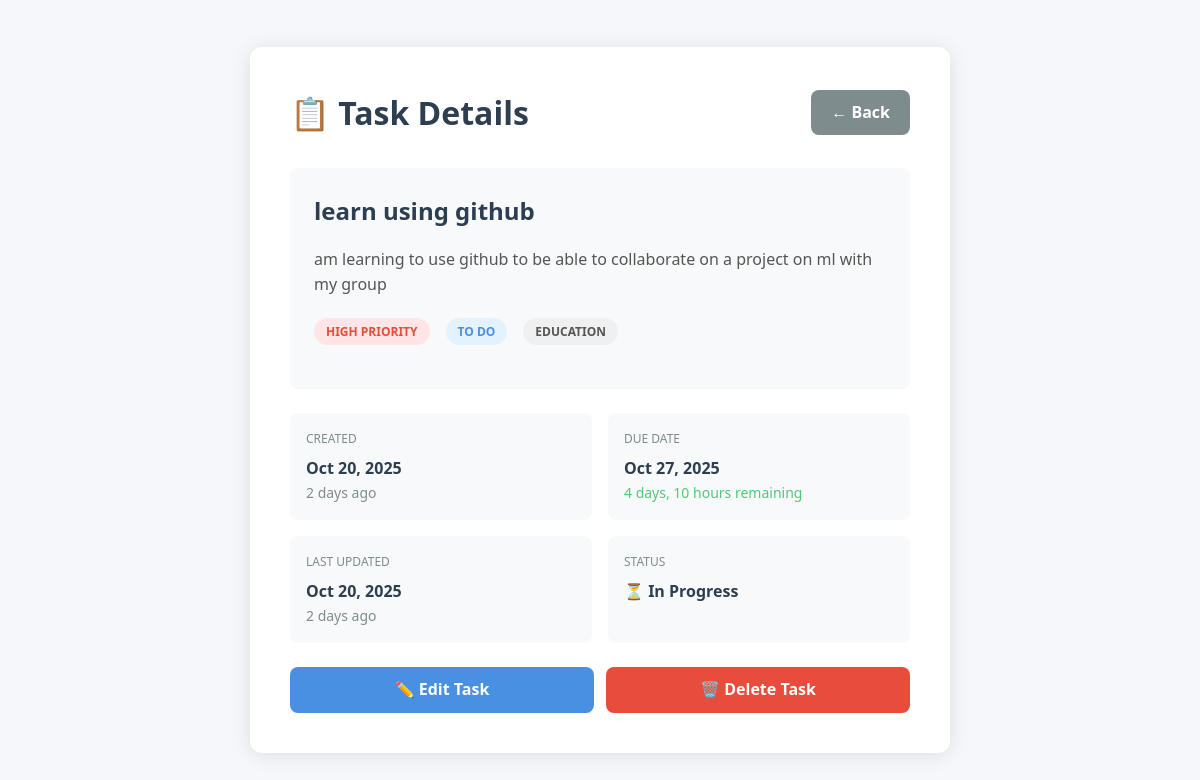
The app's page /task_details/28 (signed in) with its own data.
### base/models.py (models this page shows, shortened)
class Task(models.Model):
    PRIORITY_CHOICES = [
        ('high', 'High Priority'),
        ('medium', 'Medium Priority'),
        ('low', 'Low Priority'),
    ]
    STATUS_CHOICES = [
        ('todo', 'To Do'),
        ('in_progress', 'In Progress'),
        ('completed', 'Completed'),
    ]
    Categories = [
        ('work', 'Work'),
        ('personal', 'Personal'),
        ('shopping', 'Shopping'),
        ('health', 'Health'),
        ('education', 'Education'),
        ('other', 'Other'),
    ]
    user = models.ForeignKey(User, on_delete=models.CASCADE, related_name='tasks')
    title = models.CharField(max_length=200, help_text="Task title", blank=True, default='')
    description = models.TextField(blank=True, null=True, help_text="Task description")
    status = models.CharField(max_length=20, choices=STATUS_CHOICES, default='todo')
    priority = models.CharField(max_length=20, choices=PRIORITY_CHOICES, default='medium')
    complete = models.BooleanField(default=False, help_text="Mark as complete")
    created_at = models.DateTimeField(auto_now_add=True)
    updated_at = models.DateTimeField(auto_now=True)
    due_date = models.DateField(help_text="Set the due date", blank=True, null=True)
    categories = models.CharField(max_length=20, choices=Categories, default='other')
    tags = models.CharField(max_length=200, blank=True, help_text="Comma-separated tags")
    class Meta:
        ordering = ['-created_at']
    @property
    def is_overdue(self):
        if self.due_date and not self.complete:
            return self.due_date < timezone.now().date()
        return False
    @property
    def tag_list(self):
        return [tag.strip() for tag in self.tags.split(',') if tag.strip()]

### base/views.py (the view)
# urls.py: path('task_details/<str:pk>', views.task_details, name="task_details"),
@login_required(login_url='/')
def task_details(request, pk):
    tasks = get_object_or_404(Task, id=pk)
    context = {'tasks': tasks}
    return render(request, 'base/task_details.html', context)

### base/templates/base/task_details.html (shortened to what this page needs)
{% extends 'main.html' %}
{% block content %}
<body style="background: #f5f7fa; min-height: 100vh; padding: 20px; display: flex; justify-content: center; align-items: center;">
    <div style="background: white; padding: 40px; border-radius: 12px; box-shadow: 0 2px 20px rgba(0,0,0,0.1); max-width: 700px; width: 100%;">
        <div style="display: flex; justify-content: space-between; align-items: center; margin-bottom: 30px;">
            <h1 style="color: #2c3e50; margin: 0;">📋 Task Details</h1>
            <a href="{% url 'userpage' %}" class="btn btn-secondary">← Back</a>
        </div>
        <div style="background: #f8f9fa; padding: 24px; border-radius: 8px; margin-bottom: 24px;">
            <h2 style="color: #2c3e50; margin-bottom: 16px; font-size: 24px;">
                {{ tasks.title|default:tasks.description }}
            </h2>
            {% if tasks.description and tasks.title %}
            <p style="color: #555; line-height: 1.6; margin-bottom: 20px;">{{ tasks.description }}</p>
            {% endif %}
            <div style="display: flex; gap: 8px; flex-wrap: wrap; margin-bottom: 20px;">
                <span class="badge badge-{{ tasks.priority }}">
                    {{ tasks.get_priority_display }}
                </span>
                <span class="badge badge-status">
                    {{ tasks.get_status_display }}
                </span>
                <span class="badge" style="background: #f0f0f0; color: #555;">
                    {{ tasks.get_categories_display }}
                </span>
            </div>
        </div>
        <div style="display: grid; grid-template-columns: 1fr 1fr; gap: 16px; margin-bottom: 24px;">
            <div style="background: #f8f9fa; padding: 16px; border-radius: 8px;">
                <p style="color: #7f8c8d; font-size: 12px; text-transform: uppercase; margin-bottom: 8px;">Created</p>
                <p style="color: #2c3e50; font-weight: 600;">{{ tasks.created_at|date:"M d, Y" }}</p>
                <p style="color: #7f8c8d; font-size: 14px;">{{ tasks.created_at|timesince }} ago</p>
            </div>
            <div style="background: #f8f9fa; padding: 16px; border-radius: 8px;">
                <p style="color: #7f8c8d; font-size: 12px; text-transform: uppercase; margin-bottom: 8px;">Due Date</p>
                {% if tasks.due_date %}
                <p style="color: #2c3e50; font-weight: 600;">{{ tasks.due_date|date:"M d, Y" }}</p>
                {% if tasks.is_overdue %}
                <p style="color: #e74c3c; font-size: 14px;">Overdue!</p>
                {% else %}
                <p style="color: #50c878; font-size: 14px;">{{ tasks.due_date|timeuntil }} remaining</p>
                {% endif %}
                {% else %}
                <p style="color: #7f8c8d; font-style: italic;">No due date set</p>
                {% endif %}
            </div>
            <div style="background: #f8f9fa; padding: 16px; border-radius: 8px;">
                <p style="color: #7f8c8d; font-size: 12px; text-transform: uppercase; margin-bottom: 8px;">Last Updated</p>
                <p style="color: #2c3e50; font-weight: 600;">{{ tasks.updated_at|date:"M d, Y" }}</p>
                <p style="color: #7f8c8d; font-size: 14px;">{{ tasks.updated_at|timesince }} ago</p>
            </div>
            <div style="background: #f8f9fa; padding: 16px; border-radius: 8px;">
                <p style="color: #7f8c8d; font-size: 12px; text-transform: uppercase; margin-bottom: 8px;">Status</p>
                <p style="color: #2c3e50; font-weight: 600;">
                    {% if tasks.complete %}
                        ✓ Completed
                    {% else %}
                        ⏳ In Progress
                    {% endif %}
                </p>
            </div>
        </div>
        <div style="display: flex; gap: 12px;">
            <a href="{% url 'edit_task' tasks.id %}" class="btn btn-primary" style="flex: 1; text-align: center;">
                ✏️ Edit Task
            </a>
            <a href="{% url 'delete_task' tasks.id %}" class="btn btn-danger" style="flex: 1; text-align: center;">
                🗑️ Delete Task
            </a>
        </div>
    </div>
</body>
{% endblock content %}

### base/static/base/index.css (style rules this page uses)
:root { --primary-color: #4a90e2; --secondary-color: #50c878; --danger-color: #e74c3c; --warning-color: #f39c12; --dark-bg: #2c3e50; --light-bg: #ecf0f1; --text-dark: #2c3e50; --text-light: #7f8c8d; --border-color: #bdc3c7; --shadow: 0 2px 10px rgba(0,0,0,0.1); }
* { margin: 0; padding: 0; box-sizing: border-box; }
body { font-family: 'Segoe UI', Tahoma, Geneva, Verdana, sans-serif; background: linear-gradient(135deg, #667eea 0%, #764ba2 100%); padding: 0; margin: 0; line-height: 1.6; color: var(--text-dark); }
.badge { display: inline-block; padding: 4px 12px; border-radius: 20px; font-size: 12px; font-weight: 600; text-transform: uppercase; margin-right: 8px; }
.badge-high { background: #ffe5e5; color: var(--danger-color); }
.badge-status { background: #e3f2fd; color: var(--primary-color); }
.btn { padding: 10px 20px; border: none; border-radius: 8px; font-weight: 600; cursor: pointer; transition: all 0.3s; text-decoration: none; display: inline-block; }
.btn-primary { background: var(--primary-color); color: white; }
.btn-danger { background: var(--danger-color); color: white; }
.btn-secondary { background: var(--text-light); color: white; }
.btn { transition: all 0.3s ease; position: relative; overflow: hidden; }
.btn::before { content: ''; position: absolute; top: 50%; left: 50%; width: 0; height: 0; border-radius: 50%; background: rgba(255, 255, 255, 0.3); transform: translate(-50%, -50%); transition: width 0.6s, height 0.6s; }
.badge { transition: all 0.3s ease; display: inline-block; }
body > * { animation: fadeIn 0.8s ease-out; }
a { transition: all 0.3s ease; }
html { scroll-behavior: smooth; }
body { animation: pageLoad 0.5s ease-out; }

### records on screen
Task: title "learn using github", description "am learning to use github to be able to collaborate on a project on ml with my group", priority "HIGH PRIORITY", status "TO DO", categories "EDUCATION", created_at "Oct 20, 2025", created_at "2 days", due_date "Oct 27, 2025", due_date "4 days, 10 hours", updated_at "Oct 20, 2025", updated_at "2 days"
